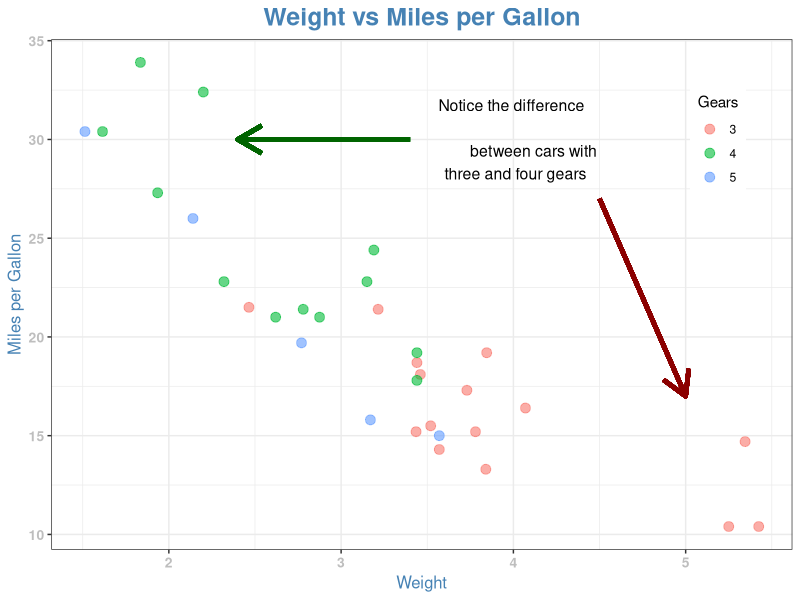

Write the R code that produced this figure.
# ANNOTATIONS AND TITLES

install.packages("ggplot2")
library(tidyverse)

view(mtcars)

mtcars %>%
  ggplot(aes(wt, 
             mpg, 
             color = factor(gear)))+
  geom_point(size = 3, alpha = 0.6)+
  labs(title = "Weight vs Miles per Gallon",
       x="Weight",
       y="Miles per Gallon",
       color= "Gears")+
  theme_bw()+
  theme(plot.title=
          element_text(size=18,
                       face="bold",
                       color = "steelblue",
                       hjust=0.5),
        axis.text=
          element_text(size=10,
                       color="grey",
                       face="bold"),
        axis.title=
          element_text(size=12,
                       color="steelblue"))+
  theme(legend.position=c(0.9,0.8))+
  annotate("text", x=4, y=30,
           label = "Notice the difference \n
           between cars with \n three and four gears",
           color = "black",
           face = "bold",
           size = 4)+
  geom_segment(x=4.5, y=27,
               xend=5, yend=17,
               arrow = arrow(length=unit(0.7, "cm")),
               color="darkred",
               size = 1.5)+
  geom_segment(x=3.4, y=30,
               xend=2.4, yend=30,
               arrow = arrow(length=unit(0.7, "cm")),
               color="darkgreen",
               size = 1.5)


# With THEME we tell R what to do with the labels
# PLOT_TITLE refers to the title and ELEMENT_TEXT specifies how to plot it
# hjuts is horizontal adjustment, with 0.5 is in the middle

# AXIS_TEXT refers to the tip marks of the axis (the small numbers)

# AXIS_TITLE refers to the title of the axis

# LEGEND_POSITION is set at 90% to the right and 80% at the top,
# so this set the position using a sort of cartesian method.
# If it is c(0,0) the legend is in the lower-left angle.
# With this concatenation, the legend will be inside the plot.
# If we write = "top-left" then the legend will be outside the plot.

# ANNOTATE creates text/label. 
# With x=4 and y=30 we say: "Start the annotation from the middle of those points"
# With the label we specify the text.

# GEOM_SEGMENT creates a line, where we set the
# starting point(x, y) and the ending point(xend, yend)
# with ARROW we draw the arrow
